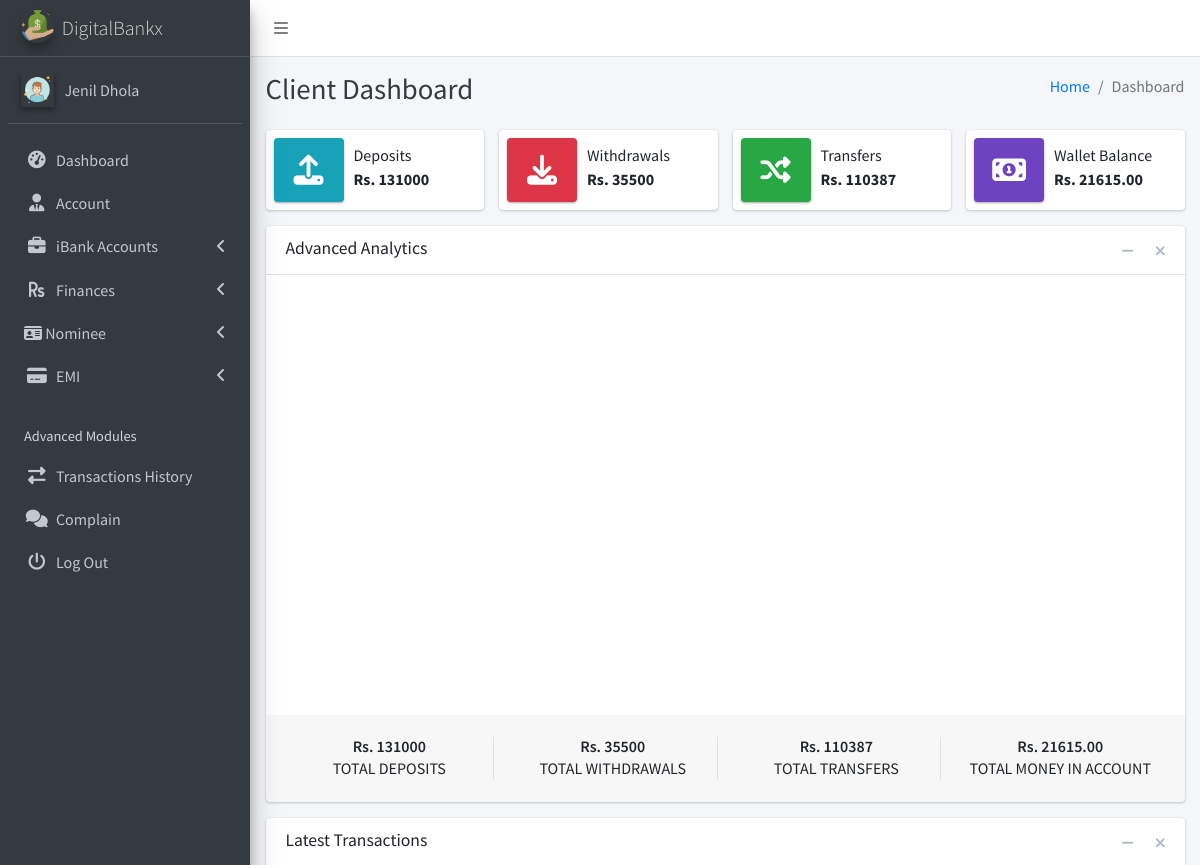
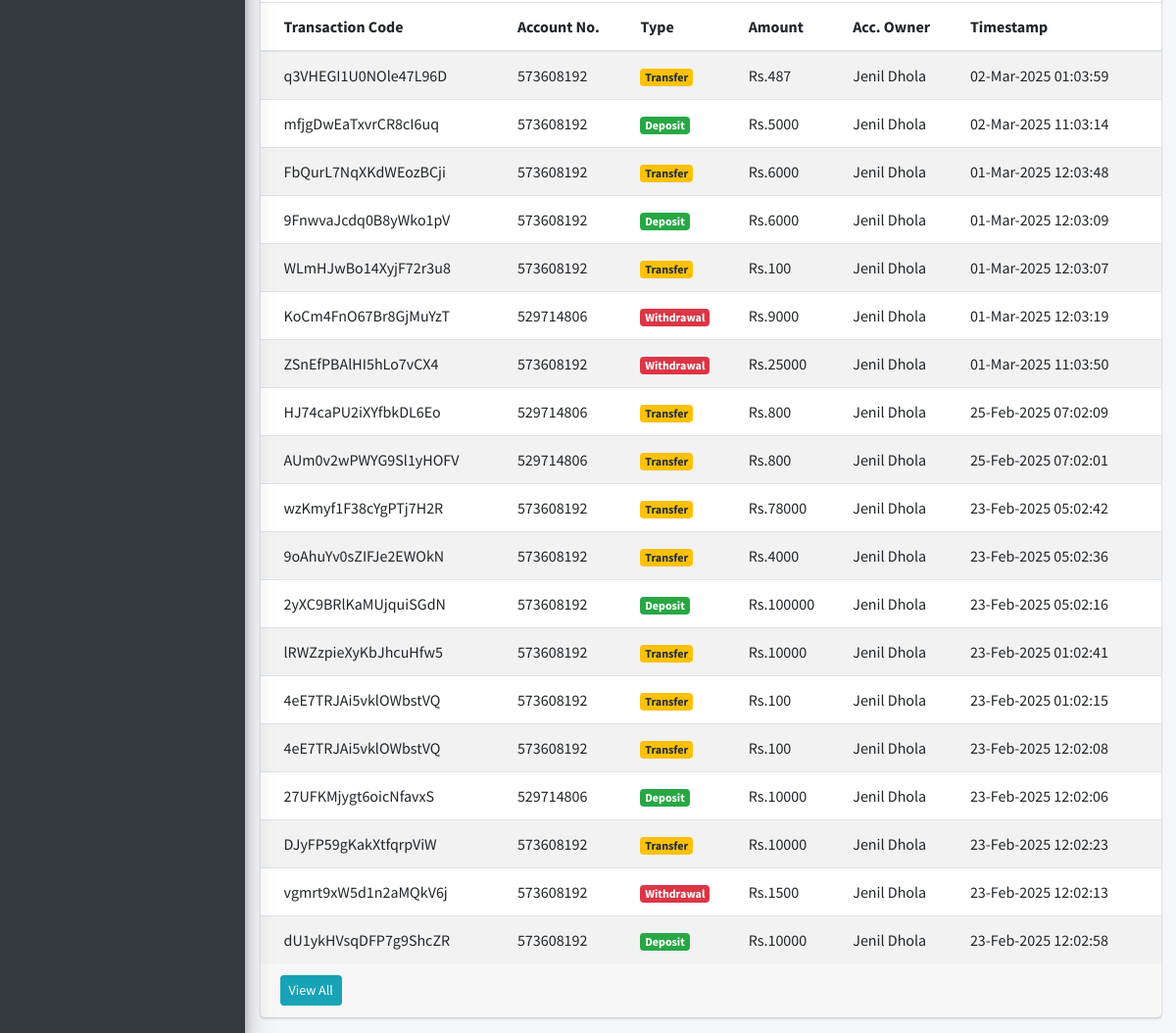
The app's page /client/pages_dashboard.php (signed in), older data (2 pictures, top to bottom).
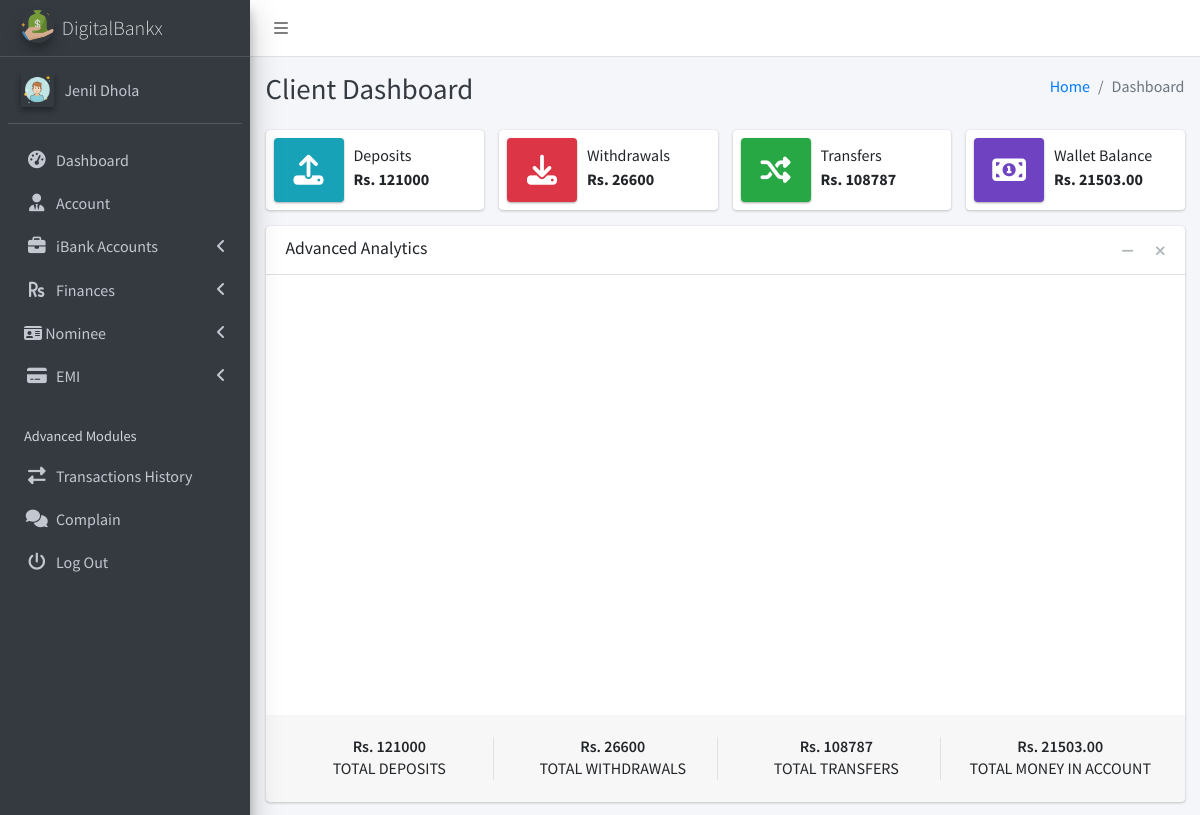
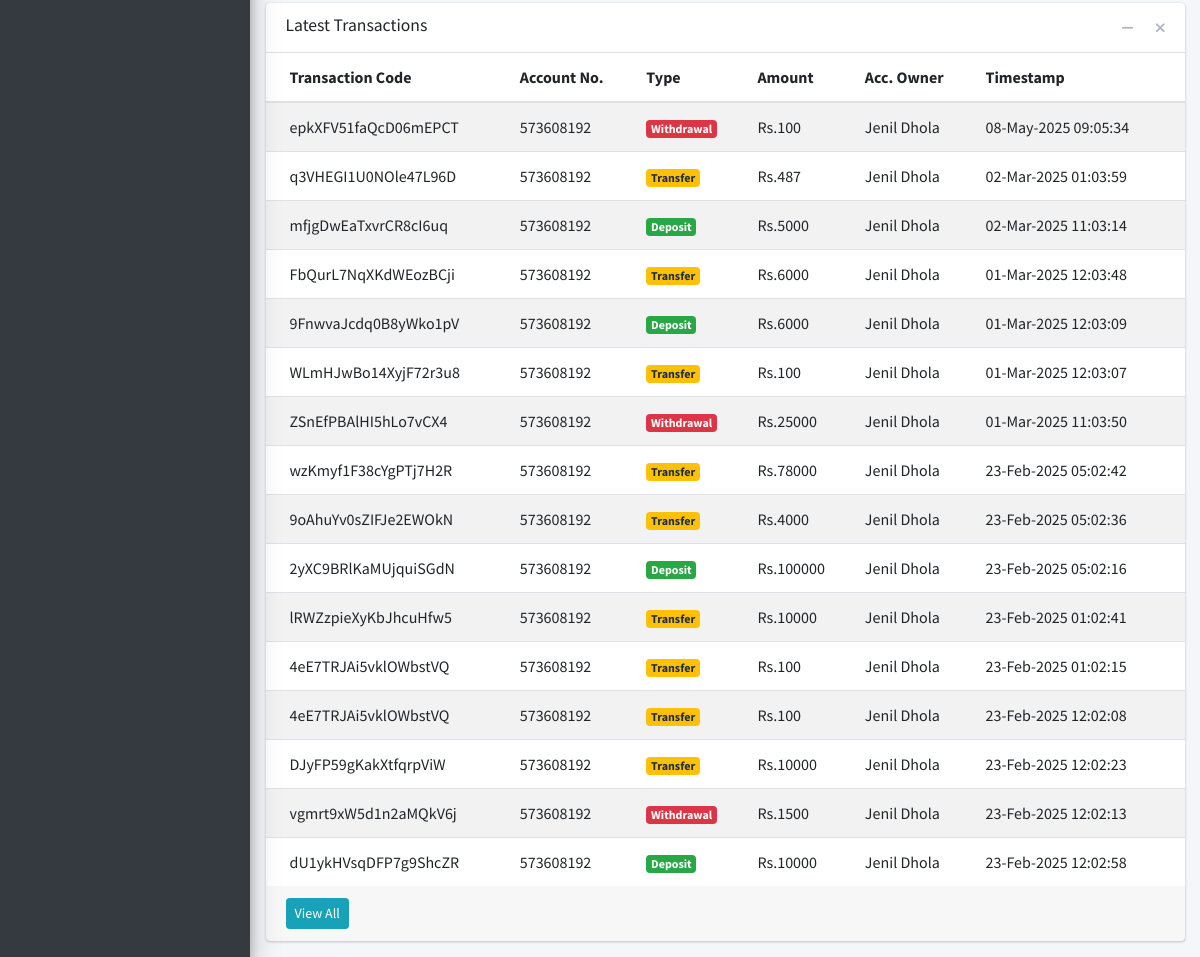
The same page, newer data (2 pictures, top to bottom).
### tables this page shows
CREATE TABLE `ib_systemsettings` (
  `id` int(20) NOT NULL,
  `sys_name` longtext NOT NULL,
  `sys_tagline` longtext NOT NULL,
  `sys_logo` varchar(200) NOT NULL,
  `is_active` tinyint(1) NOT NULL DEFAULT 1
);

CREATE TABLE `ib_clients` (
  `client_id` int(10) UNSIGNED NOT NULL,
  `name` varchar(200) NOT NULL,
  `phone` varchar(200) NOT NULL,
  `address` varchar(200) NOT NULL,
  `email` varchar(200) NOT NULL,
  `aadhar_number` varchar(12) NOT NULL,
  `pan_number` varchar(10) NOT NULL,
  `password` varchar(200) NOT NULL,
  `profile_pic` varchar(200) NOT NULL,
  `client_number` varchar(200) NOT NULL,
  `is_active` tinyint(1) NOT NULL DEFAULT 1,
  `otp` varchar(10) DEFAULT NULL,
  `otp_expiry` datetime DEFAULT NULL
);

CREATE TABLE `ib_transactions` (
  `tr_id` int(20) NOT NULL,
  `tr_code` varchar(200) NOT NULL,
  `account_id` int(20) NOT NULL,
  `tr_type` varchar(200) NOT NULL,
  `tr_status` varchar(200) NOT NULL,
  `client_id` int(10) UNSIGNED NOT NULL,
  `transaction_amt` varchar(200) NOT NULL,
  `receiving_acc_no` varchar(200) DEFAULT NULL,
  `created_at` timestamp(6) NOT NULL DEFAULT current_timestamp(6) ON UPDATE current_timestamp(6),
  `is_active` tinyint(1) NOT NULL DEFAULT 1
);

CREATE TABLE `ib_bankaccounts` (
  `account_id` int(20) NOT NULL,
  `acc_name` varchar(200) NOT NULL,
  `account_number` varchar(200) NOT NULL,
  `acc_type` varchar(200) NOT NULL,
  `acc_rates` varchar(200) NOT NULL,
  `acc_status` varchar(200) NOT NULL,
  `acc_amount` decimal(10,2) NOT NULL,
  `client_id` int(10) UNSIGNED DEFAULT NULL,
  `created_at` timestamp(6) NOT NULL DEFAULT current_timestamp(6) ON UPDATE current_timestamp(6),
  `is_active` tinyint(1) NOT NULL DEFAULT 1
);

### client/pages_dashboard.php (the view, shortened to what the rows shown need)
<?php
include('conf/config.php');
?>
<!DOCTYPE html>
<html lang="en">
<?php include("dist/_partials/head.php"); ?>
<body class="hold-transition sidebar-mini layout-fixed layout-navbar-fixed">
  <div class="wrapper">
    <?php include("dist/_partials/sidebar.php"); ?>
    <div class="content-wrapper">
      <div class="content-header">
        <div class="container-fluid">
          <div class="row mb-2">
            <div class="col-sm-6">
              <h1 class="m-0 text-dark">Client Dashboard</h1>
            </div>
          </div>
        </div>
      </div>
      <section class="content">
        <div class="container-fluid">
          <div class="row">
            <div class="col-md-12">
              <div class="card">
                <div class="card-body p-0">
                  <div class="table-responsive">
                    <table class="table table-striped table-hover m-0">
                      <thead>
                        <tr>
                          <th>Transaction Code</th>
                          <th>Account No.</th>
                          <th>Type</th>
                          <th>Amount</th>
                          <th>Acc. Owner</th>
                          <th>Timestamp</th>
                        </tr>
                      </thead>
                      <tbody>
                        <?php
                        $client_id = $_SESSION['client_id'];
                        $ret = "SELECT
    t.*,
    b.account_number,
    b.acc_type,
    COALESCE(b.acc_name, 'N/A') AS account_owner,
    COALESCE(c.name, 'N/A') AS client_name
FROM iB_Transactions t
LEFT JOIN ib_bankaccounts b ON t.account_id = b.account_id
LEFT JOIN ib_clients c ON t.client_id = c.client_id
WHERE t.client_id = ?
ORDER BY t.created_at DESC
 ";
                        $stmt = $mysqli->prepare($ret);
                        $stmt->bind_param('i', $client_id);
                        $stmt->execute();
                        $res = $stmt->get_result();
                        while ($row = $res->fetch_object()) {
                          $transTstamp = $row->created_at;
                          if ($row->tr_type == 'Deposit') {
                            $alertClass = "<span class='badge badge-success'>$row->tr_type</span>";
                          } elseif ($row->tr_type == 'Withdrawal') {
                            $alertClass = "<span class='badge badge-danger'>$row->tr_type</span>";
                          } else {
                            $alertClass = "<span class='badge badge-warning'>$row->tr_type</span>";
                          }
                          ?>
                          <tr>
                            <td><?php echo $row->tr_code; ?></a></td>
                            <td><?php echo $row->account_number; ?></td>
                            <td><?php echo $alertClass; ?></td>
                            <td>Rs.<?php echo $row->transaction_amt; ?></td>
                            <td><?php echo $row->client_name; ?></td>
                            <td><?php echo date("d-M-Y h:m:s ", strtotime($transTstamp)); ?></td>
                          </tr>
                        <?php } ?>
                      </tbody>
                    </table>
                  </div>
                </div>
              </div>
            </div>
          </div>
        </div>
      </section>
    </div>
  </div>
</body>
</html>

### client/dist/_partials/sidebar.php (shortened to what the rows shown need)
<aside class="main-sidebar sidebar-dark-primary elevation-4">
  <?php
  $client_id = $_SESSION['client_id'];
  $ret = "SELECT * FROM iB_clients WHERE client_id = ?";
  $stmt = $mysqli->prepare($ret);
  $stmt->bind_param('i', $client_id);
  $stmt->execute();
  $res = $stmt->get_result();
  while ($row = $res->fetch_object()) {
    $profile_picture = $row->profile_pic
      ? "<img src='../admin/dist/img/$row->profile_pic' class='elevation-2' alt='User Image'>"
      : "<img src='../admin/dist/img/user_icon.png' class='elevation-2' alt='User Image'>";
    $ret = "SELECT * FROM `iB_SystemSettings`";
    $stmt = $mysqli->prepare($ret);
    $stmt->execute();
    $res = $stmt->get_result();
    while ($sys = $res->fetch_object()) {
  ?>
<link rel="stylesheet" href="https://cdnjs.cloudflare.com/ajax/libs/font-awesome/6.4.2/css/all.min.css">
  <a href="pages_dashboard.php" class="brand-link">
    <img src="../admin/dist/img/<?php echo $sys->sys_logo; ?>" alt="iBanking Logo"
      class="brand-image img-circle elevation-3" style="opacity: .8">
    <span class="brand-text font-weight-light"><?php echo $sys->sys_name; ?></span>
  </a>
  <div class="sidebar">
    <div class="user-panel mt-3 pb-3 mb-3 d-flex">
      <div class="image">
        <?php echo $profile_picture; ?>
      </div>
      <div class="info">
        <a href="#" class="d-block"><?php echo $row->name; ?></a>
      </div>
    </div>
    <nav class="mt-2">
      <ul class="nav nav-pills nav-sidebar flex-column" data-widget="treeview" role="menu" data-accordion="false">
        <li class="nav-item">
          <a href="pages_dashboard.php" class="nav-link">
            <i class="nav-icon fas fa-tachometer-alt"></i>
            <p>Dashboard</p>
          </a>
        </li>
        <li class="nav-item">
          <a href="pages_account.php" class="nav-link">
            <i class="nav-icon fas fa-user-tie"></i>
            <p>Account</p>
          </a>
        </li>
        <li class="nav-item has-treeview">
          <a href="#" class="nav-link">
            <i class="nav-icon fas fa-briefcase"></i>
            <p>iBank Accounts <i class="fas fa-angle-left right"></i></p>
          </a>
        </li>
        <li class="nav-item has-treeview">
          <a href="#" class="nav-link">
            <i class="nav-icon fas fa-rupee-sign"></i>
            <p>Finances <i class="fas fa-angle-left right"></i></p>
          </a>
        </li>
   <li class="nav-item has-treeview">
          <a href="#" class="nav-link">
          <i class="fa-solid fa-id-card"></i>
            <p>Nominee <i class="fas fa-angle-left right"></i></p>
          </a>
        </li>
        <li class="nav-item has-treeview">
          <a href="#" class="nav-link">
            <i class="nav-icon fas fa-credit-card"></i>
            <p>EMI <i class="fas fa-angle-left right"></i></p>
          </a>
        </li>
        <li class="nav-header">Advanced Modules</li>
        <li class="nav-item">
          <a href="pages_transactions_engine.php" class="nav-link">
            <i class="nav-icon fas fa-exchange-alt"></i>
            <p>Transactions History</p>
          </a>
        </li>
        <li class="nav-item">
          <a href="pages_feedback.php" class="nav-link">
            <i class="nav-icon fas fa-comments"></i>
            <p>Complain</p>
          </a>
        </li>
        <li class="nav-item">
          <a href="pages_logout.php" class="nav-link">
            <i class="nav-icon fas fa-power-off"></i>
            <p>Log Out</p>
          </a>
        </li>
      </ul>
    </nav>
  </div>
</aside>
<?php
    }
  }
?>

Row changes from the older to the newer data that the page shows:
removed ib_transactions: tr_code "KoCm4FnO67Br8GjMuYzT", account.account_number "529714806", tr_type "Withdrawal", transaction_amt "9000", client_name "Jenil Dhola", created_at "01-Mar-2025 12:03:19"
removed ib_transactions: tr_code "HJ74caPU2iXYfbkDL6Eo", account.account_number "529714806", tr_type "Transfer", transaction_amt "800", client_name "Jenil Dhola", created_at "25-Feb-2025 07:02:09"
removed ib_transactions: tr_code "AUm0v2wPWYG9Sl1yHOFV", account.account_number "529714806", tr_type "Transfer", transaction_amt "800", client_name "Jenil Dhola", created_at "25-Feb-2025 07:02:01"
removed ib_transactions: tr_code "27UFKMjygt6oicNfavxS", account.account_number "529714806", tr_type "Deposit", transaction_amt "10000", client_name "Jenil Dhola", created_at "23-Feb-2025 12:02:06"
added ib_transactions: tr_code "epkXFV51faQcD06mEPCT", account.account_number "573608192", tr_type "Withdrawal", transaction_amt "100", client_name "Jenil Dhola", created_at "08-May-2025 09:05:34"
Text that changed along with them:
$iB_deposits: "131000" → "121000"
$iB_withdrawal: "35500" → "26600"
$iB_Transfers: "110387" → "108787"
$TotalBalInAccount: "21615.00" → "21503.00"
$new_amt: "21615.00" → "21503.00"
